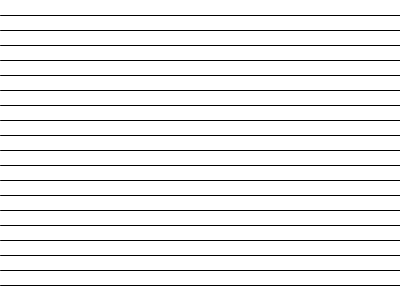
Frame 1 (no input)
Frame 60 (the mouse pressed at the canvas centre just before this capture): identical to frame 1, image omitted
Frame 120 (the mouse held since frame 60 and released just before this capture): identical to frame 1, image omitted

The Processing sketch that drew this single still picture (run headless with seeded random() and noise(); from frame 60 on, the mouse is pressed at the canvas centre):

// Processing sketch: sketch__velse1_uge40
// ── sketch__velse1_uge40.pde
int x = 1;
int y = 1;
int spacing = 15;

void setup(){
size (400,300);
}

void draw (){
  background(255,255,255);
  
  stroke (255);
  
  y = 0;
  while (y < height) {
   line (0,y,width,y);
   stroke (0);
   y = y + spacing ;
  }

}
